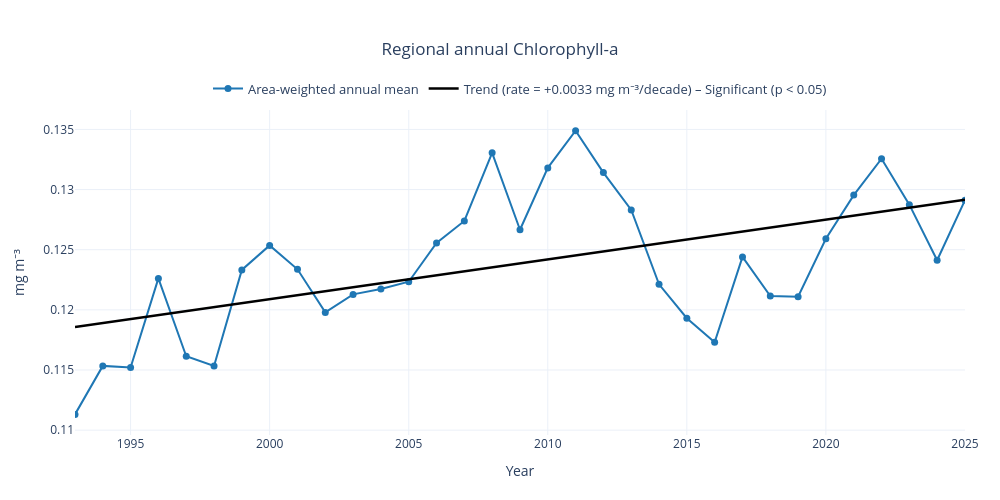

Write notebook code for a chart like this one.
### Markdown cell above
## 5. Area-weighted regional time series

### Code cell
weights = np.cos(np.deg2rad(field.latitude))
regional_monthly = field.weighted(weights).mean(('latitude', 'longitude'))
regional_annual = regional_monthly.resample(time='YS').mean()
x_dates = pd.DatetimeIndex(regional_annual.time.values)
x = x_dates.year.to_numpy()
y = regional_annual.values
valid = np.isfinite(y)
trend_result = stats.linregress(x[valid], y[valid])
slope = trend_result.slope
significant = trend_result.pvalue < 0.05
trend_style = 'solid' if significant else 'dash'
significance_text = 'Significant (p < 0.05)' if significant else 'Not significant (p ≥ 0.05)'

fig = go.Figure()
fig.add_trace(go.Scatter(
    x=x_dates, y=y, mode='lines+markers', name='Area-weighted annual mean',
    line=dict(color='#1f77b4', width=2), marker=dict(size=7),
    hovertemplate='%{x|%Y}<br>%{y:.4g} ' + units + '<extra></extra>',
))
fig.add_trace(go.Scatter(
    x=x_dates[valid], y=trend_result.intercept + slope*x[valid], mode='lines',
    line=dict(color='black', width=2.5, dash=trend_style),
    name=f'Trend (rate = {slope*10:+.3g} {units}/decade) – {significance_text}',
    hovertemplate='Trend %{x|%Y}<br>%{y:.4g} ' + units + '<extra></extra>',
))
fig.update_layout(
    title=dict(text=f'Regional annual {label}', x=0.5, xanchor='center'),
    xaxis=dict(title='Year', range=[x_dates[valid].min(), x_dates[valid].max()], showgrid=True),
    yaxis=dict(title=units, showgrid=True), template='plotly_white',
    width=1000, height=500, hovermode='x unified',
    legend=dict(orientation='h', yanchor='bottom', y=1.02, xanchor='center', x=0.5, font=dict(size=13)),
    margin=dict(l=75, r=35, t=110, b=65),
)
fig.write_html(fig_dir / f'regional_{variable}_timeseries.html', include_plotlyjs='cdn')
fig.show()

### Figure 1 — Plotly figure (JSON) as saved in the notebook; plotly's stock layout.template omitted (floating-point values rounded to 4 significant figures)
{"data": [{"hovertemplate": "%{x|%Y}<br>%{y:.4g} mg m⁻³<extra></extra>", "line": {"color": "#1f77b4", "width": 2}, "marker": {"size": 7}, "mode": "lines+markers", "name": "Area-weighted annual mean", "type": "scatter", "x": ["1993-01-01T00:00:00", "1994-01-01T00:00:00", "1995-01-01T00:00:00", "1996-01-01T00:00:00", "1997-01-01T00:00:00", "1998-01-01T00:00:00", "1999-01-01T00:00:00", "2000-01-01T00:00:00", "2001-01-01T00:00:00", "2002-01-01T00:00:00", "2003-01-01T00:00:00", "2004-01-01T00:00:00", "2005-01-01T00:00:00", "2006-01-01T00:00:00", "2007-01-01T00:00:00", "2008-01-01T00:00:00", "2009-01-01T00:00:00", "2010-01-01T00:00:00", "2011-01-01T00:00:00", "2012-01-01T00:00:00", "2013-01-01T00:00:00", "2014-01-01T00:00:00", "2015-01-01T00:00:00", "2016-01-01T00:00:00", "2017-01-01T00:00:00", "2018-01-01T00:00:00", "2019-01-01T00:00:00", "2020-01-01T00:00:00", "2021-01-01T00:00:00", "2022-01-01T00:00:00", "2023-01-01T00:00:00", "2024-01-01T00:00:00", "2025-01-01T00:00:00"], "y": [0.1113, 0.1153, 0.1152, 0.1226, 0.1161, 0.1153, 0.1233, 0.1254, 0.1234, 0.1198, 0.1213, 0.1217, 0.1223, 0.1256, 0.1274, 0.1331, 0.1267, 0.1318, 0.1349, 0.1314, 0.1283, 0.1221, 0.1193, 0.1173, 0.1244, 0.1211, 0.1211, 0.1259, 0.1295, 0.1326, 0.1287, 0.1241, 0.1291]}, {"hovertemplate": "Trend %{x|%Y}<br>%{y:.4g} mg m⁻³<extra></extra>", "line": {"color": "black", "dash": "solid", "width": 2.5}, "mode": "lines", "name": "Trend (rate = +0.0033 mg m⁻³/decade) – Significant (p < 0.05)", "type": "scatter", "x": ["1993-01-01T00:00:00", "1994-01-01T00:00:00", "1995-01-01T00:00:00", "1996-01-01T00:00:00", "1997-01-01T00:00:00", "1998-01-01T00:00:00", "1999-01-01T00:00:00", "2000-01-01T00:00:00", "2001-01-01T00:00:00", "2002-01-01T00:00:00", "2003-01-01T00:00:00", "2004-01-01T00:00:00", "2005-01-01T00:00:00", "2006-01-01T00:00:00", "2007-01-01T00:00:00", "2008-01-01T00:00:00", "2009-01-01T00:00:00", "2010-01-01T00:00:00", "2011-01-01T00:00:00", "2012-01-01T00:00:00", "2013-01-01T00:00:00", "2014-01-01T00:00:00", "2015-01-01T00:00:00", "2016-01-01T00:00:00", "2017-01-01T00:00:00", "2018-01-01T00:00:00", "2019-01-01T00:00:00", "2020-01-01T00:00:00", "2021-01-01T00:00:00", "2022-01-01T00:00:00", "2023-01-01T00:00:00", "2024-01-01T00:00:00", "2025-01-01T00:00:00"], "y": [0.1186, 0.1189, 0.1192, 0.1196, 0.1199, 0.1202, 0.1206, 0.1209, 0.1212, 0.1216, 0.1219, 0.1222, 0.1225, 0.1229, 0.1232, 0.1235, 0.1239, 0.1242, 0.1245, 0.1249, 0.1252, 0.1255, 0.1258, 0.1262, 0.1265, 0.1268, 0.1272, 0.1275, 0.1278, 0.1282, 0.1285, 0.1288, 0.1292]}], "layout": {"height": 500, "hovermode": "x unified", "legend": {"font": {"size": 13}, "orientation": "h", "x": 0.5, "xanchor": "center", "y": 1.02, "yanchor": "bottom"}, "margin": {"b": 65, "l": 75, "r": 35, "t": 110}, "title": {"text": "Regional annual Chlorophyll-a", "x": 0.5, "xanchor": "center"}, "width": 1000, "xaxis": {"range": ["1993-01-01T00:00:00", "2025-01-01T00:00:00"], "showgrid": true, "title": {"text": "Year"}}, "yaxis": {"showgrid": true, "title": {"text": "mg m⁻³"}}}}
